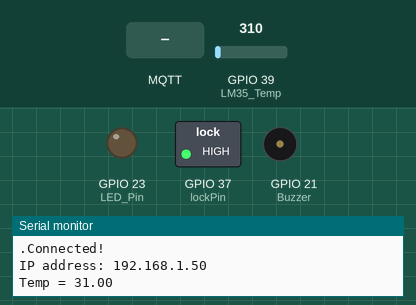
This sketch was run on a simulated ESP32. Shown: switched loads named in the sketch (green lamp = pin HIGH), output pins drawn as LEDs (lit = HIGH), buzzer (waves = sounding, pin HIGH), the last lines printed to the serial monitor. Inputs (shaded band) come from the test bench; at power-on: GPIO 39 (LM35_Temp) = 310. WiFi joins after 1.5 s; servers stay silent unless stated; no MQTT or app messages arrive unless stated.

Above: at 8.2 s.
8.3 s: MQTT message "BulbON" arrives on the first subscribed topic
At 10.0 s:
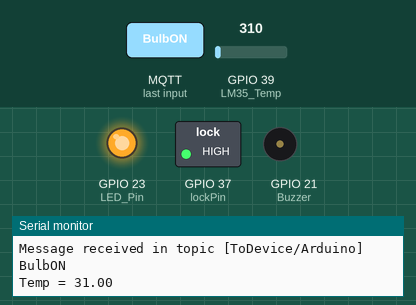
10.5 s: MQTT message "ButtonPressed" arrives on the first subscribed topic
At 11.6 s:
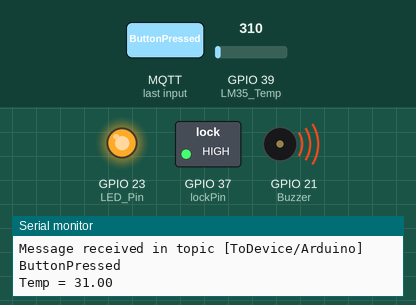
12.6 s: MQTT message "BulbOFF" arrives on the first subscribed topic
At 14.4 s:
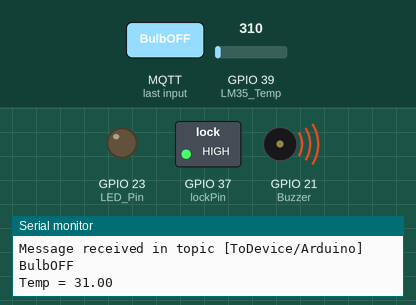
Timing chart, 0 to 15.9 s (numbered marks = the images above; inputs shaded):
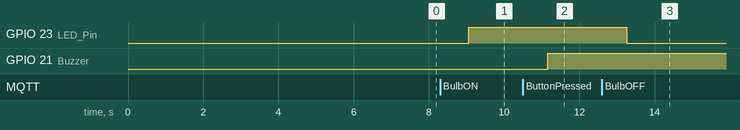

The sketch:

mosquitto_Device.ino
```cpp
// (licence header left out)
#include "ThingSpeak.h"
#include "WiFi.h"
#include <PubSubClient.h>
#include <Ethernet.h>

/*******************DEFINES************************/
#define DEBUG
#define LED_Pin 23
#define Buzzer 21
#define  LM35_Temp 39  /*Analog pin*/
/**************************************************/

/*********** Enter you Wi-Fi Details **************/
char ssid[] = "Nord2"; //SSID
char pass[] = "nikesh@1235"; // Password
/**************************************************/

/*******************************Constants***********************************/

/*The input pin the LDR is connected to. Must be an analogue pin
  (i.e. pins A0-A5 on Arduino UNO).*/
const byte ldrPin = 2;//A0;

/*LM35 Temperature Sensor Varialbes*/
float temp_celsius = 0;
float sensorValue = 0;
float sensorVoltage = 0;

/*This digital pin will be driven low to release a lock when puzzle solved
can be any pin capable of digital output*/
const byte lockPin = A1; //D2;

/*The base reading is the resistance of the LDR measure
in normal lighting of the room, and will be calibrated
each time the puzzle is reset*/
int baseReading = 512;

/*Current reading is the resistance of the LDR, which
changese when a light is falling on it (resistance falls)
or light block from it (resistance rises)*/
int currentReading;

/*The LDR reading will naturally fluctuate slightly. This
sensitivity value will be used as threshold to determine
when it has changed enough for the puzzle to be considered
to have been solved.*/
const int sensitivity = 30;

/*Track state of overall puzzle*/
enum PuzzleState {Initialising, Running, Solved};
PuzzleState puzzleState = Initialising;

/*Returns true if the puzzle has been solved,
false otherwise*/
bool checkIfPuzzleSolved() {
  return (currentReading > baseReading + sensitivity);
}

/*Ultrasonic Trig and Echo Pins*/
const int trigger = 5;//16;
const int echo = 18;//5;
long T;
float distanceCM;
/***************************************************************************/

/**********************ThingsPeak Details***********************************/
unsigned long myChannelField =  1794204; // Channel ID
const int ChannelField1 = 1; // Which channel to write data
const char * myWriteAPIKey = "TE5ARSKRZA361F1W"; // Your write API Key
/***************************************************************************/


/***************************MQTT Constants**********************************/
/*MAC Address of the Brocker*/
/*If not known, make up a unique 6-hexadecimal value.*/
const byte mac[] = {0xDE, 0xED, 0xBA, 0xFE, 0xFE, 0xED};
/* Unique ip address to assign to this decive (if DHCP fails)*/
const IPAddress deviceIP(192,168,1,100);
/*IP Address of machine on the network running the MQTT broker*/
const IPAddress mqttServerIP(192,168,66,5);
/*Unique name of this device, used as client ID to connect to MQTT server*/
/*and also topic name for messages published to this device */
const char* deviceID = "Arduino";
/***************************************************************************/


/*********************MQTT Global Variables********************************/
/*Create an instance of Ethernet client*/
//EthernetClient ethernetClient;
/*Create an instance of MQTT Client based on the ethernet client*/
//PubSubClient MQTTclient(ethernetClient);

/*Create an instance of WiFi client*/
WiFiClient  client;
/*Create an instance of MQTT Client based on Wifi client*/
PubSubClient MQTTclient(client);

/*The time (from millis()) at which last message was published*/
long lastMsgTime = 0;
/*A buffer to hold message to be sent/have been received*/
char msg[64];
/*The topic in which to publish a message*/
char topic[32];
/*Counter for number of heartbeat pulses sent*/
int pulseCount = 0;
/*************************************************************************/

/****************************WiFi Setup***********************************/
void wifiSetup(void)
{
    /*Start the serial connection*/
    if(!Serial)
    {
      Serial.begin(115200);
    }

    /*Attempting to connect to the specified  WiFi network*/
    if (WiFi.status() != WL_CONNECTED)
    {
        Serial.print("Attempting to connect to SSID: ");
        Serial.println(ssid);

        /*Show a simple progress counter while we wait to connect*/
        while (WiFi.status() != WL_CONNECTED)
        {
            WiFi.begin(ssid, pass);
            Serial.print(".");
            delay(5000);
        }
        /*Give the WiFi a couple of seconds to initialize*/
        delay(2000);

        /*Print debug info about the connection*/
        Serial.print("Connected!\nIP address: ");
        Serial.println(WiFi.localIP());
    }
}
/*************************************************************************/


/****************************Ethernet Setup*******************************/
void ethernetSetup()
{
//  if(!Serial)
//  {
//    /*Start the serial connection*/
//    Serial.begin(115200);
//  }
//  /*Attempting to connect to the specified network*/
//  Serial.print("Connecting to network ");
//  /*First, try to create a conncetion using DHCP */
//  if(Ethernet.begin(mac) == 0)
//  {
//    /*Try to connect using speified IP address instead of DHCP*/
//    Ethernet.begin(mac,deviceIP);
//  }
//  /*Give the Ethernet sheild a couple of seconds to initialize*/
//  delay(2000);
//  /*Print debug info about the conncetion*/
//  Serial.print("Connceted! IP address: ");
//  Serial.println(Ethernet.localIP());
}
/************************************************************************/

/*************************MQTT setup function***************************/
void mqttSetup()
{
  /*Define some setting for the MQTT client*/
  MQTTclient.setServer(mqttServerIP, 1883);
  MQTTclient.setCallback(mqttCallback);
}
/***********************************************************************/


/***********************Void Setup function*****************************/
void setup()
{
  #ifdef DEBUG
  /*Initialise serial communication channel with the PC*/
  Serial.begin(115200);
  #endif
  /*Set the LDR pin as input*/
  pinMode(ldrPin,INPUT);

  /*Setup the Ultrasonic Pins*/
  pinMode(trigger,OUTPUT);
  pinMode(echo,INPUT);

  /*Setup the LED Pin*/
  pinMode(LED_Pin,OUTPUT);

  /*Set Buzzer Pin*/
  pinMode(Buzzer,OUTPUT);

  /*Set the lock pin as output and secure the lock*/
  pinMode(lockPin,OUTPUT);
  digitalWrite(lockPin,HIGH);

  /*Set the Temperature as input*/
  pinMode(LM35_Temp,INPUT);

  /*Setup the Ethernet network connection*/
  ethernetSetup();

  /*Setup the WiFi connection*/
  WiFi.mode(WIFI_STA);
  wifiSetup();

  /*Setup the MQTT Services*/
  mqttSetup();

  /*Setup the Thingspeak Services*/
  ThingSpeak.begin(client);
}
/***********************************************************************/


/************************Void Loop Function*****************************/
void loop()
{
  wifiSetup();
  /*Take the current measurement from the sensor
  when the sensor is covered, this value rises.
  when it receives more light, it falls.*/
//  currentReading = analogRead(ldrPin);
  /*Log the output on the serial terminal if debugging enabled*/
//  #ifdef DEBUG
//  Serial.print("LDR Sensor Data = ");
//  Serial.println(currentReading);
//  delay(500);
//  #endif

  sensorVoltage = analogRead(LM35_Temp);
  temp_celsius = sensorVoltage/10;
  /*Log the output on the serial terminal if debugging enabled*/
  #ifdef DEBUG
  Serial.print("Temp = ");
  Serial.println(temp_celsius);
  delay(2000);
  #endif

  /*Publish the Temp data to Subscriber*/
  publish_dashboard(temp_celsius);

  /*Switch action based on the current state of the puzzle*/
  switch(puzzleState) {

    case Initialising:
        calibrate();
        puzzleState = Running;
        break;

    case Running:
        if(checkIfPuzzleSolved()) {
          onSolve();
        }
        break;

    case Solved:
        if(checkIfPuzzleSolved()) {
          onUnsolve();
        }
        break;
    default:
        Serial.println("Invalid Option");
        break;
  }

  /*Call the MQTT loop function*/
  mqttLoop();
  delay(100);

  //ultrasonic();
}

/***********************************************************************/


/***************************Calibrate function**************************/
void calibrate()
{
  /*Calculate a mean average reading over 10 samples*/
//  int numSamples = 10;
//  int total = 0;
//  for(int i =0; i<numSamples; i++){
//    delay(100);
//    total += analogRead(/*ldrPin*/LM35_Temp);
//  }
//  baseReading = total / numSamples;

  /*Print debug information to the serial connection*/
//  #ifdef DEBUG
//  Serial.print("Sensor Initialised at base lavel: ");
//  Serial.println(baseReading);
//  #endif
}
/***********************************************************************/


/**************************Ultrasonic function**************************/
void ultrasonic(void)
{
  /*Utrasonic functionality*/
  digitalWrite(trigger, LOW);
  delay(1);
  digitalWrite(trigger, HIGH);
  delayMicroseconds(10);
  digitalWrite(trigger, LOW);
  T = pulseIn(echo, HIGH);
  distanceCM = T * 0.034;
  distanceCM = distanceCM / 2;

  if(distanceCM <= 50)
  {
    Serial.println("LED is ON");
    digitalWrite(LED_Pin,HIGH);
  }
  else
  {
    digitalWrite(LED_Pin,LOW);
  }

  Serial.print("Distance in cm: ");
  Serial.println(distanceCM);
  ThingSpeak.writeField(myChannelField, ChannelField1, distanceCM, myWriteAPIKey);
  delay(1000);
}
/***********************************************************************/


/**************************MQTT Loop function***************************/
void mqttLoop()
{
  /*Ensure there's a connection to the MQTT server*/
  while(!MQTTclient.connected())
  {
    /*Debug info*/
    Serial.print("Attempting to connect to the MQTT broker at ");
    Serial.println(mqttServerIP);

      /*Attempt to connect*/
      if(MQTTclient.connect(deviceID))
      {
        /*Debug info*/
        Serial.println("Connected to MQTT broker");

        /*Publish an announcement to the Host / Broker,
        topic: ToHost/Arduino*/
        snprintf(topic, 32, "ToHost/%s",deviceID);
        snprintf(msg, 64, "CONNECT", deviceID);
        MQTTclient.publish(topic, msg);

        /*Publish from Arduino to the MQTT-DashBoard,
        topic: fromPub/Arduino*/
        snprintf(topic, 32, "fromPub/%s",deviceID);
        snprintf(msg, 64, "ToDashBoard", deviceID);
        MQTTclient.publish(topic, msg);

        /*Subscribe to topics meant for this device*/
        snprintf(topic, 32, "ToDevice/%s", deviceID);
        MQTTclient.subscribe(topic);

        /*Subscribe to topics meant for all devices*/
        MQTTclient.subscribe("ToDevice/All");

        /*Subscribe to topic meant for Buzzer*/
        MQTTclient.subscribe("Arduino/Buzzer");
      }
      else
      {
        /*Debug info why conncetion could not be made*/
        Serial.print("Connection to MQTT server faild!, rc=");
        Serial.print(MQTTclient.state());
        Serial.println("trying again in 5 seconds");

        /*Wait 5 seconds before retrying*/
        delay(5000);
      }
  }
  /*Call the main loop to check for and publish messages*/
  MQTTclient.loop();
}
/***********************************************************************/

/***************************MQTT Publish function***********************/
void publish(char* message)
{
  snprintf(topic, 32, "ToHost/%s", deviceID);
  MQTTclient.publish(topic,message);
}
/***********************************************************************/

/***************************MQTT Publish function***********************/
void publish_dashboard(float temp_celsius)
{
  char buff[64];
  sprintf(buff, "%.2f", temp_celsius);
  snprintf(topic, 32, "fromPub/%s", deviceID);
  MQTTclient.publish(topic,buff);
}
/***********************************************************************/


/**************************onUnsolved Function*****************************/
void onUnsolve() {
// #ifdef DEBUG
//    Serial.println("Puzzle has just become unsolved!");
// #endif

  /*Lock the lock again*/
//  digitalWrite(lockPin, HIGH);
  /*Updating the global puzzle state*/
//  puzzleState = Running;
  /*NEW! Publish a message to MQTT borker*/
//  publish("Cover up puzzle unsolved!");
}
/************************************************************************/

/**************************onSolved Function*****************************/
void onSolve() {
// #ifdef DEBUG
//    Serial.println("Puzzle has just been solved!");
// #endif

  /*Release the lock*/
//  digitalWrite(lockPin, LOW);
  /*Updating the global puzzle state*/
//  puzzleState = Solved;
  /*NEW! Publish a message to MQTT borker*/
//  publish("Cover up puzzle solved!");
}
/*************************************************************************/

/**************************onReset Function*****************************/
void onReset() {
 #ifdef DEBUG
    Serial.println("Puzzle has just been reset!");
 #endif

  /*Lock the lock again*/
  digitalWrite(lockPin, HIGH);
  /*Updating the global puzzle state*/
  puzzleState = Initialising;
  /*Publish a message to MQTT borker*/
  publish("Cover up puzzle reset!");
}
/************************************************************************/


/**************************MQTT Callback Function***************************/
/*Callback function each time a message is published in any of the
  topics to which this client is subscribed*/
void mqttCallback(char* topic, byte* payload, unsigned int length)
{
      /*The message payload passed to this function is a byte*
      Let's first copy its contents to the msg char[] array*/
      memcpy(msg, payload,length);
      /*Add a NULL terminator to the message to make it a correct string*/
      msg[length] = '\0';

      /*Debug*/
      Serial.print("Message received in topic [");
      Serial.print(topic);
      Serial.print("] ");
      Serial.print(msg);
      Serial.println(" ");

      /*Act upon the message received*/
      if(strcmp(msg, "SOLVE") == 0) {
        onSolve();
      }
      else if(strcmp(msg,"RESET") == 0) {
        onReset();
      }

      /*For Bulb Control*/
      if(strcmp(msg,"BulbOFF") == 0) {
        digitalWrite(LED_Pin,LOW);
      }
      if(strcmp(msg,"BulbON") == 0) {
        digitalWrite(LED_Pin,HIGH);
      }

      /*For Button pressed from Dashboard*/
      if(strcmp(msg,"ButtonPressed") == 0) {
        digitalWrite(Buzzer,HIGH);
      }
      if(strcmp(msg,"ButtonNP") == 0) {
        digitalWrite(Buzzer,LOW);
      }

}
/********************************************************************************/
```

Measured:
- after the input at 8.3 s, GPIO 23 (LED_Pin): LOW → HIGH after 0.76 s
- after the input at 10.5 s, GPIO 21 (Buzzer): LOW → HIGH after 0.66 s
- after the input at 12.6 s, GPIO 23 (LED_Pin): HIGH → LOW after 0.66 s
